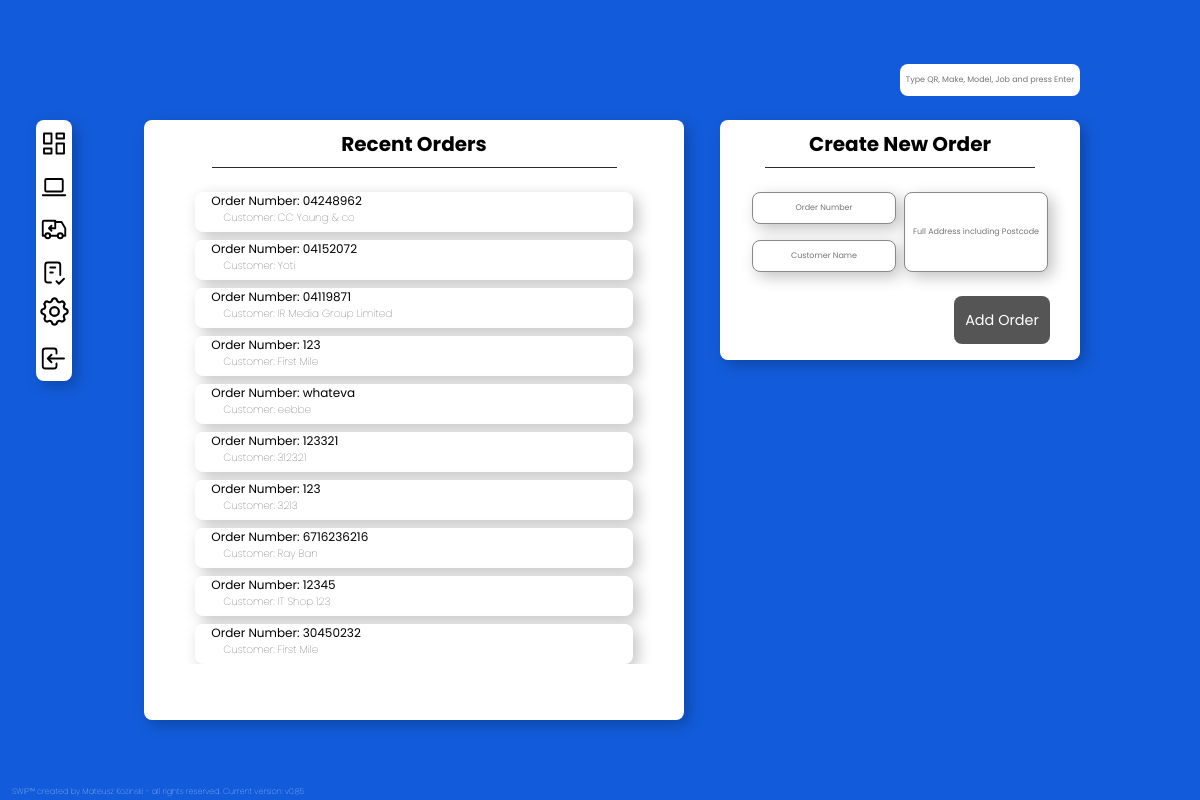
The page /orders on the database its author committed.
### SWIPapp/models.py (models this page shows, shortened)
class Order(models.Model):
    Order_Number = models.CharField(max_length=100)
    Customer = models.CharField(max_length=100, default='')
    Customer_Address = models.TextField(max_length=300, default='')
    Created = models.DateTimeField(auto_now_add=True) #this is currently broken - works on import but updating returns error if null=False for some reason
    Updated = models.DateTimeField(auto_now_add=True) #this is currently broken - works on import but updating returns error if null=False for some reason
    class Meta:
        ordering =['-Updated', '-Created']

### SWIPapp/views.py (the view)
# urls.py: path('orders',views.orders, name='orders'),
def orders(request):
    order = Order.objects.filter()[:20]
    form = CreateNewOrder()
    context = {'order':order,
                'form':form,
                }
    if request.method == 'POST':
        form = CreateNewOrder(request.POST)
        if form.is_valid():
            form.save()
    return render(request, 'SWIPapp/orders.html', context)

### SWIPapp/forms.py
class CreateNewOrder(forms.ModelForm):
    class Meta:
        model = Order
        fields = ('Order_Number', 'Customer', 'Customer_Address')
        widgets = {
            'Order_Number': forms.TextInput(attrs={'class': 'ordernumber', 'placeholder ': 'Order Number'}),
            'Customer': forms.TextInput(attrs={'class': 'ordercustomer', 'placeholder ': 'Customer Name'}),
            'Customer_Address': forms.TextInput(attrs={'class': 'orderaddress', 'placeholder ': 'Full Address including Postcode'}),
        }

### SWIPapp/templates/SWIPapp/orders.html (shortened to what this page needs)
{% extends "SWIPapp/navbar.html" %}
{% load static %}
{%block content%}
<div class="recentorders">
    <div class='listtitle'>
        <h4> Recent Orders </h4>
    </div>
        <div class='listcontainer'>
            {%for i in order %}
            <a href='/order/{{i.id}}'>
                <div class="listitem">
                    <p class="maininfo"> Order Number: {{i.Order_Number}}</p>
                    <p class="moreinfo">Customer: {{i.Customer}} </p>
                </div>
            </a>
            {% endfor %}
        </div>
</div>
<div class='createorder'>
    <div class='listtitle'><h4> Create New Order</h4></div>
        <form method="POST" action =''>
            {{form.Order_Number}}
            {{form.Customer}}
            {{form.Customer_Address}}
            <button class="submitbtn", name="save">Add Order</button>
        </form>
</div>
{% endblock %}

### SWIPapp/static/main3.css (style rules this page uses)
* { padding:0; margin:0; font-family: "Poppins", sans-serif; box-sizing: border-box; }
body { background: rgba(18,92,219,1); display: grid; place-content:center; min-height:100vh; min-width: 100vh; }
.recentorders { position:fixed; top:15vh; left:12vw; height: 75vh; width:45vw; background-color: white; border-radius: 1vh; box-shadow: 5px 5px 15px 0px rgba(0,0,0,0.24); }
.listtitle { display: flex; justify-content: center; align-items: center; margin-left: auto; margin-right: auto; height: 6vh; width: 75%; border-bottom:#282A32 solid 0.05vh; }
h4 { font-size: 2.5vh; color: black; }
.listcontainer { display: block; margin-left: auto; margin-right: auto; width: 90%; min-height: 70%; max-height: 80%; margin-top: 2vh; margin-bottom: 2vh; overflow-y:scroll; }
.listcontainer a { text-decoration: none; }
.listitem { background-color: white; border-radius: 1vh; box-shadow: 5px 5px 15px 0px rgba(0,0,0,0.24); display: block; margin-left: auto; margin-right: auto; margin-top: 1vh; width: 90%; text-align: center; height: 5vh; transition: 0.4s; }
p.maininfo { font-size: 1.5vh; color:black; text-align: left; margin-left: 2vh; margin-top: 1vh; }
p.moreinfo { font-size:1.3vh; font-weight: lighter; color: #282A32; text-align: left; margin-left: 3.5vh; }
.createorder { position:fixed; top:15vh; right: 10vw; height: 30vh; width:30vw; background-color: white; border-radius: 1vh; box-shadow: 5px 5px 15px 0px rgba(0,0,0,0.24); }
.submitbtn { position: absolute; top:22vh; right:2.5vw; height: 6vh; width: 8vw; background: #555; text-decoration: none; font-size: 1.8vh; color: white; border-radius: 1vh; border: none; transition: 0.4s; }
.ordernumber { position: absolute; left: 2vw; top:8vh; text-align: center; background-color: white; font-size: 1vh; border-radius: 1vh; height: 4vh; width: 12vw; border-style: solid; border-color:#888; border-width: 0.1ch; margin: 1vh; box-shadow: 5px 5px 15px 0px rgba(0,0,0,0.24); }
.ordercustomer { position: absolute; left: 2vw; top:14vh; text-align: center; background-color: white; font-size: 1vh; border-radius: 1vh; height: 4vh; width: 12vw; border-style: solid; border-width: 0.1ch; border-color:#888; margin: 1vh; box-shadow: 5px 5px 15px 0px rgba(0,0,0,0.24); }
.orderaddress { text-align: center; position: absolute; top:8vh; right:2vw; background-color: white; font-size: 1vh; border-radius: 1vh; height: 10vh; width: 12vw; border-style: solid; border-color:#888; border-width: 0.1ch; margin: 1vh; box-shadow: 5px 5px 15px 0px rgba(0,0,0,0.24); }
.createorder form { width: 100%; height: 50%; display: flex; justify-content: center; align-items: center; }

### rows shown on the page
Order: Order_Number "04248962", Customer "CC Young & co"
Order: Order_Number "04152072", Customer "Yoti"
Order: Order_Number "04119871", Customer "IR Media Group Limited"
Order: Order_Number "123", Customer "First Mile"
Order: Order_Number "whateva", Customer "eebbe"
Order: Order_Number "123321", Customer "312321"
Order: Order_Number "123", Customer "3213"
Order: Order_Number "6716236216", Customer "Ray Ban"
Order: Order_Number "12345", Customer "IT Shop 123"
Order: Order_Number "30450232", Customer "First Mile"
